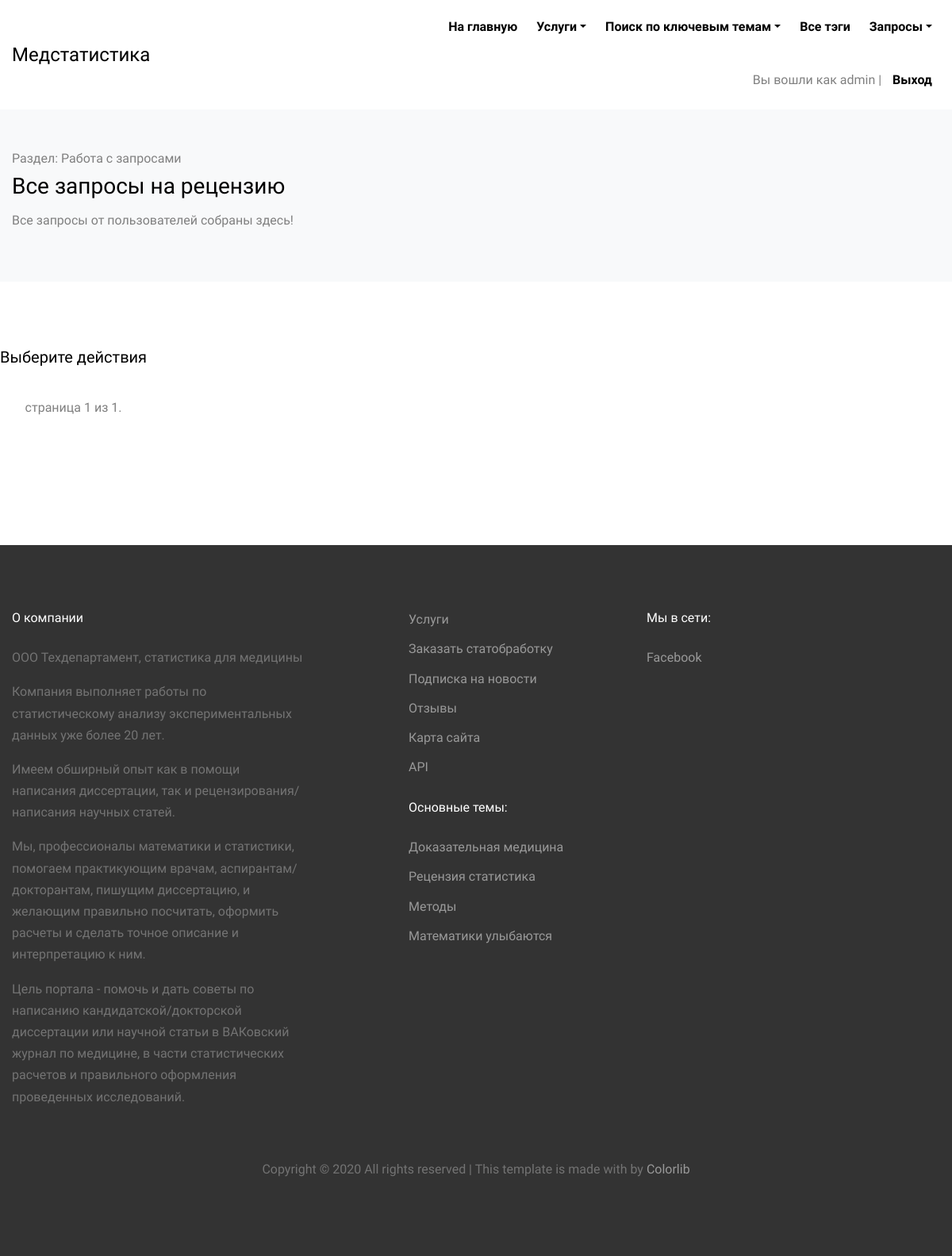
The page /articles/requests_RV/ (signed in) on the database as committed earlier.
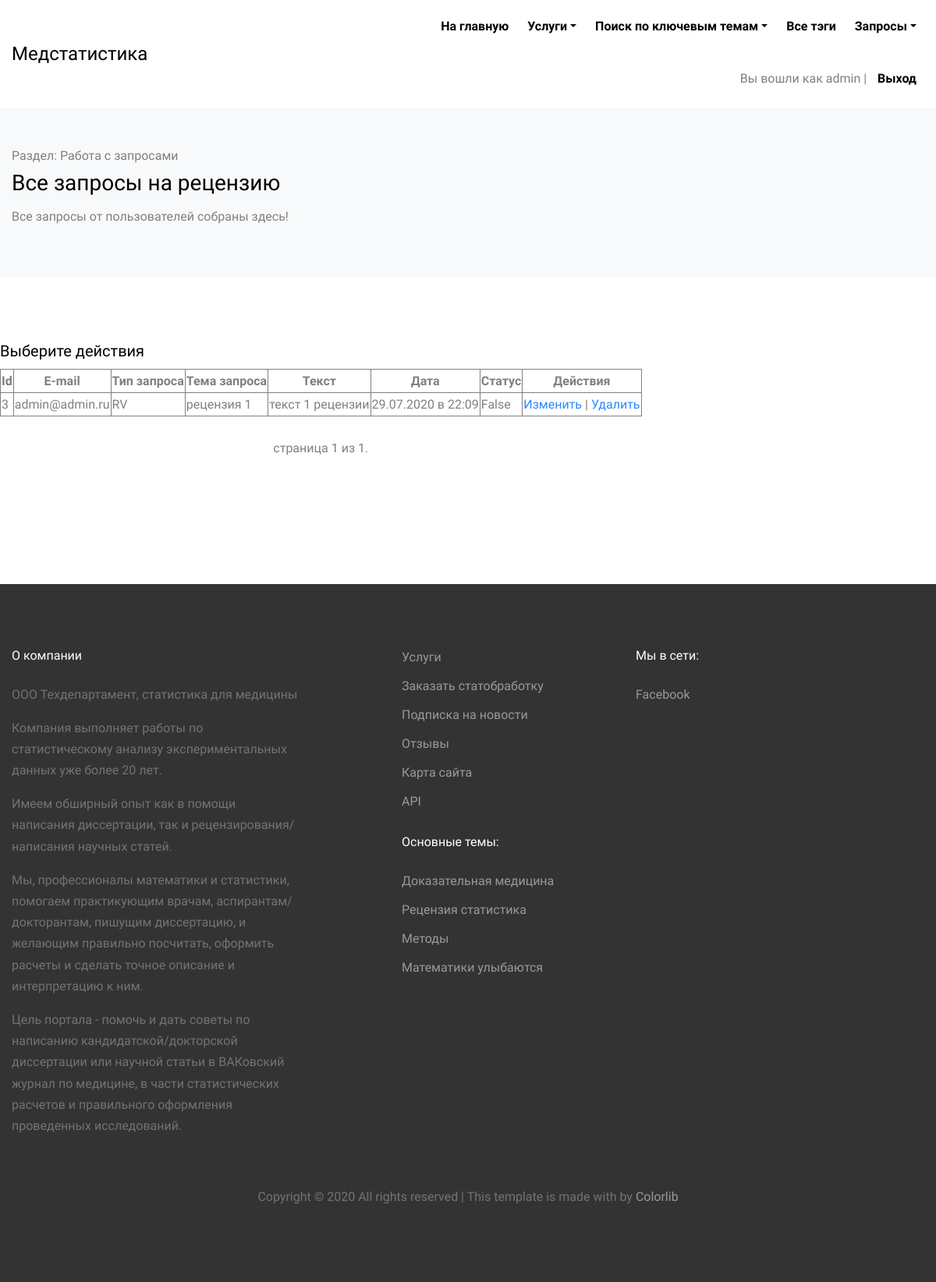
The same page on the database as committed later.
### articles/models.py (models this page shows, shortened)
class IsActiveMixin(models.Model):
    objects = models.Manager()
    active_objects = AvtiveManager()
    is_active = models.BooleanField('Статус активности', default=True)
    class Meta:
        abstract = True  # Чтобы не было изменеий в таблицах

class SubscriberRequest(IsActiveMixin, models.Model):
    STATPROCESSING = 'SP'
    CONSULTATION = 'CO'
    QUESTION = 'QS'
    REVIEW = 'RV'
    REQUEST_TYPE_CHOICES = [
        (STATPROCESSING, 'Статобработка'),
        (CONSULTATION, 'Консультация'),
        (QUESTION, 'Вопрос'),
        (REVIEW, 'Рецензия'),
    ]
    subscribe_request_name = models.ForeignKey(ArticlesUser, on_delete=models.CASCADE, verbose_name=("Пользователь")) #связываем таблицы
    subscribe_request_type = models.CharField('Тип запроса', max_length=2, choices=REQUEST_TYPE_CHOICES, default=STATPROCESSING, blank=False)
    subscribe_request_subject = models.CharField('Тема обращения', max_length=200, blank=False, default='')
    subscribe_request_text = models.TextField('Текст обращения', max_length=10000, blank=False, default='')
    subscribe_request_date = models.DateTimeField('Дата обращения', default=datetime.now())
    subscribe_request_status = models.BooleanField('Статус выполнения', default=False)
    class Meta:
        ordering = ('-subscribe_request_date',)
        verbose_name = 'запрос на услугу'
        verbose_name_plural = 'запросы на услуги'

### users/models.py (models this page shows, shortened)
class ArticlesUser(AbstractUser):
    email = models.EmailField('E-mail', max_length=100, unique=True)
    is_subscribed = models.BooleanField('Подписка на новости сайта', default=True)

### articles/views.py (the view)
# urls.py: path('requests_RV/', views.ReqListView_RV.as_view(), name='request_list_RV'),
class ReqListView_RV(PermissionMixin, UserPassesTestMixin, ListView):
    model = SubscriberRequest
    template_name = 'articles/request_list_RV.html'
    context_object_name = 'reqs'
    paginate_by = 10
    def get_queryset(self):
        return SubscriberRequest.active_objects.filter(subscribe_request_type='RV')

### articles/models.py (called while the page is built)
    def get_queryset(self):
        all_objects = super().get_queryset()
        return all_objects.filter(is_active=True)

### articles/views.py (called while the page is built)
    def test_func(self):
        return self.request.user.is_superuser

### articles/templates/articles/request_list_RV.html (shortened to what this page needs)
{% extends "articles/base.html" %}
{% load cache %}
{% block content %}
    <div class="py-5 bg-light">
      <div class="container">
        <div class="row">
          <div class="col-md-12">
              <span>Раздел: Работа с запросами</span>
              <h3>Все запросы на рецензию</h3>
              <p>Все запросы от пользователей собраны здесь!</p>
          </div>
        </div>
      </div>
    </div>
    <div class="site-section bg-white">
      <div class="container">
        <div class="row align-items-stretch retro-layout-2">
            <div id="content" class="flex">
                <h5>Выберите действия</h5>
                {% if reqs.count > 0 %}
                <table rules=all frame=box>
                    <thead align="center"><th>Id</th><th>E-mail</th><th>Тип запроса</th><th>Тема запроса</th><th>Текст</th><th>Дата</th><th>Статус</th><th>Действия</th></thead>
                    {% cache 500 top_reqs_rv %}
                    {% for req in reqs %}
                    <tr>
                        <td>{{ req.id }}</td>
                        <td>{{ req.subscribe_request_name.email }}</td>
                        <td>{{ req.subscribe_request_type }}</td>
                        <td>{{ req.subscribe_request_subject }}</td>
                        <td>{{ req.subscribe_request_text }}</td>
                        <td>{{ req.subscribe_request_date|date:"d.m.Y в H:i" }}</td>
                        <td>{{ req.subscribe_request_status }}</td>
                        <td><a href="{% url 'articles:request_update' pk=req.pk %}">Изменить</a> | <a href="{% url 'articles:request_delete' pk=req.pk %}">Удалить</a></td>
                    </tr>
                    {% empty %}
                    <tr>
                        <td></td><td></td><td></td><td></td><td></td><td></td><td></td><td></td>
                    </tr>
                    {% endfor %}
                    {% endcache %}
                </table>
                {% endif %}
                <br>
                <div class="pagination">
                    <span class="step-links">
                        <span class="current">
                            страница {{ page_obj.number }} из {{ page_obj.paginator.num_pages }}.
                        </span>
                    </span>
                </div>
            </div>
        </div>
      </div>
    </div>
{% endblock %}

Rows that differ between the two databases and show on the page:
added SubscriberRequest: id "3", subscribe_request_name.email "admin@admin.ru", subscribe_request_type "RV", subscribe_request_subject "рецензия 1", subscribe_request_text "текст 1 рецензии", subscribe_request_date "29.07.2020 в 22:09", subscribe_request_status "False"
Other text that changed with them:
text now shown: "Id E-mail Тип запроса Тема запроса Текст Дата Статус Действия"
